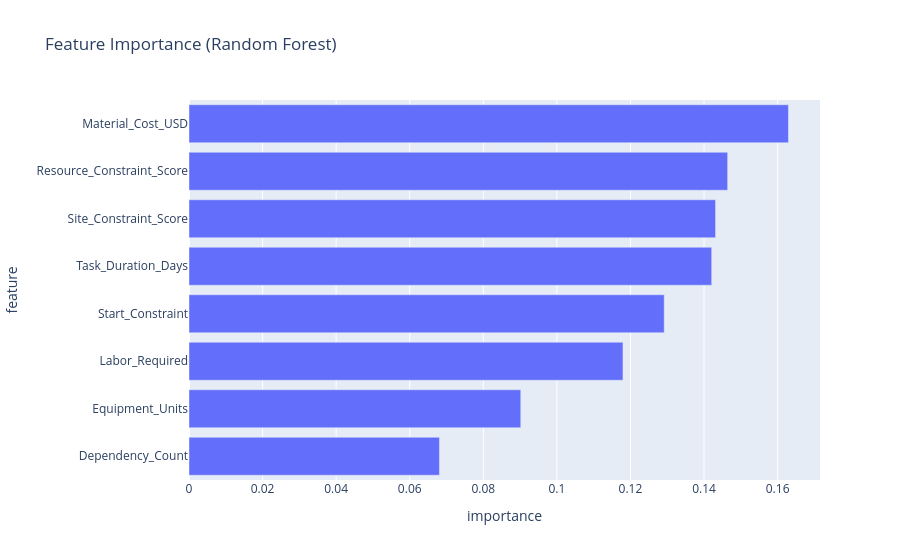

The notebook cell saved with this chart:
### Code cell
fig_importance = px.bar(
    importance_df,
    x='importance',
    y='feature',
    orientation='h',
    title='Feature Importance (Random Forest)',
)
fig_importance.update_layout(yaxis={'categoryorder': 'total ascending'})
fig_importance.show()

### Figure 1 — Plotly figure (JSON) as saved in the notebook; plotly's stock layout.template omitted (floating-point values rounded to 4 significant figures)
{"data": [{"hovertemplate": "importance=%{x}<br>feature=%{y}<extra></extra>", "legendgroup": "", "marker": {"color": "#636efa", "pattern": {"shape": ""}}, "name": "", "orientation": "h", "showlegend": false, "textposition": "auto", "type": "bar", "x": [0.1629, 0.1464, 0.1431, 0.1421, 0.1292, 0.118, 0.09018, 0.06808], "xaxis": "x", "y": ["Material_Cost_USD", "Resource_Constraint_Score", "Site_Constraint_Score", "Task_Duration_Days", "Start_Constraint", "Labor_Required", "Equipment_Units", "Dependency_Count"], "yaxis": "y"}], "layout": {"barmode": "relative", "legend": {"tracegroupgap": 0}, "title": {"text": "Feature Importance (Random Forest)"}, "xaxis": {"anchor": "y", "domain": [0, 1], "title": {"text": "importance"}}, "yaxis": {"anchor": "x", "categoryorder": "total ascending", "domain": [0, 1], "title": {"text": "feature"}}}}
